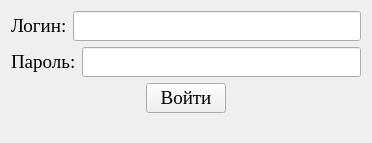
<?xml version="1.0" encoding="UTF-8"?>
<ui version="4.0">
 <class>Form</class>
 <widget class="QWidget" name="Form">
  <property name="geometry">
   <rect>
    <x>0</x>
    <y>0</y>
    <width>372</width>
    <height>138</height>
   </rect>
  </property>
  <property name="font">
   <font>
    <family>Times New Roman</family>
    <pointsize>14</pointsize>
   </font>
  </property>
  <property name="windowTitle">
   <string>Form</string>
  </property>
  <layout class="QVBoxLayout" name="verticalLayout">
   <item>
    <layout class="QHBoxLayout" name="horizontalLayout">
     <item>
      <widget class="QLabel" name="label">
       <property name="text">
        <string>Логин:</string>
       </property>
      </widget>
     </item>
     <item>
      <widget class="QLineEdit" name="input_login"/>
     </item>
    </layout>
   </item>
   <item>
    <layout class="QHBoxLayout" name="horizontalLayout_2">
     <item>
      <widget class="QLabel" name="label_2">
       <property name="text">
        <string>Пароль:</string>
       </property>
      </widget>
     </item>
     <item>
      <widget class="QLineEdit" name="input_password">
       <property name="echoMode">
        <enum>QLineEdit::Password</enum>
       </property>
      </widget>
     </item>
    </layout>
   </item>
   <item>
    <layout class="QHBoxLayout" name="horizontalLayout_3">
     <item>
      <spacer name="horizontalSpacer">
       <property name="orientation">
        <enum>Qt::Horizontal</enum>
       </property>
       <property name="sizeHint" stdset="0">
        <size>
         <width>40</width>
         <height>20</height>
        </size>
       </property>
      </spacer>
     </item>
     <item>
      <widget class="QPushButton" name="button_sign_in">
       <property name="text">
        <string>Войти</string>
       </property>
      </widget>
     </item>
     <item>
      <spacer name="horizontalSpacer_2">
       <property name="orientation">
        <enum>Qt::Horizontal</enum>
       </property>
       <property name="sizeHint" stdset="0">
        <size>
         <width>40</width>
         <height>20</height>
        </size>
       </property>
      </spacer>
     </item>
    </layout>
   </item>
   <item>
    <widget class="QLabel" name="status">
     <property name="font">
      <font>
       <family>MS Shell Dlg 2</family>
       <pointsize>8</pointsize>
      </font>
     </property>
     <property name="text">
      <string/>
     </property>
    </widget>
   </item>
  </layout>
 </widget>
 <resources/>
 <connections/>
</ui>
